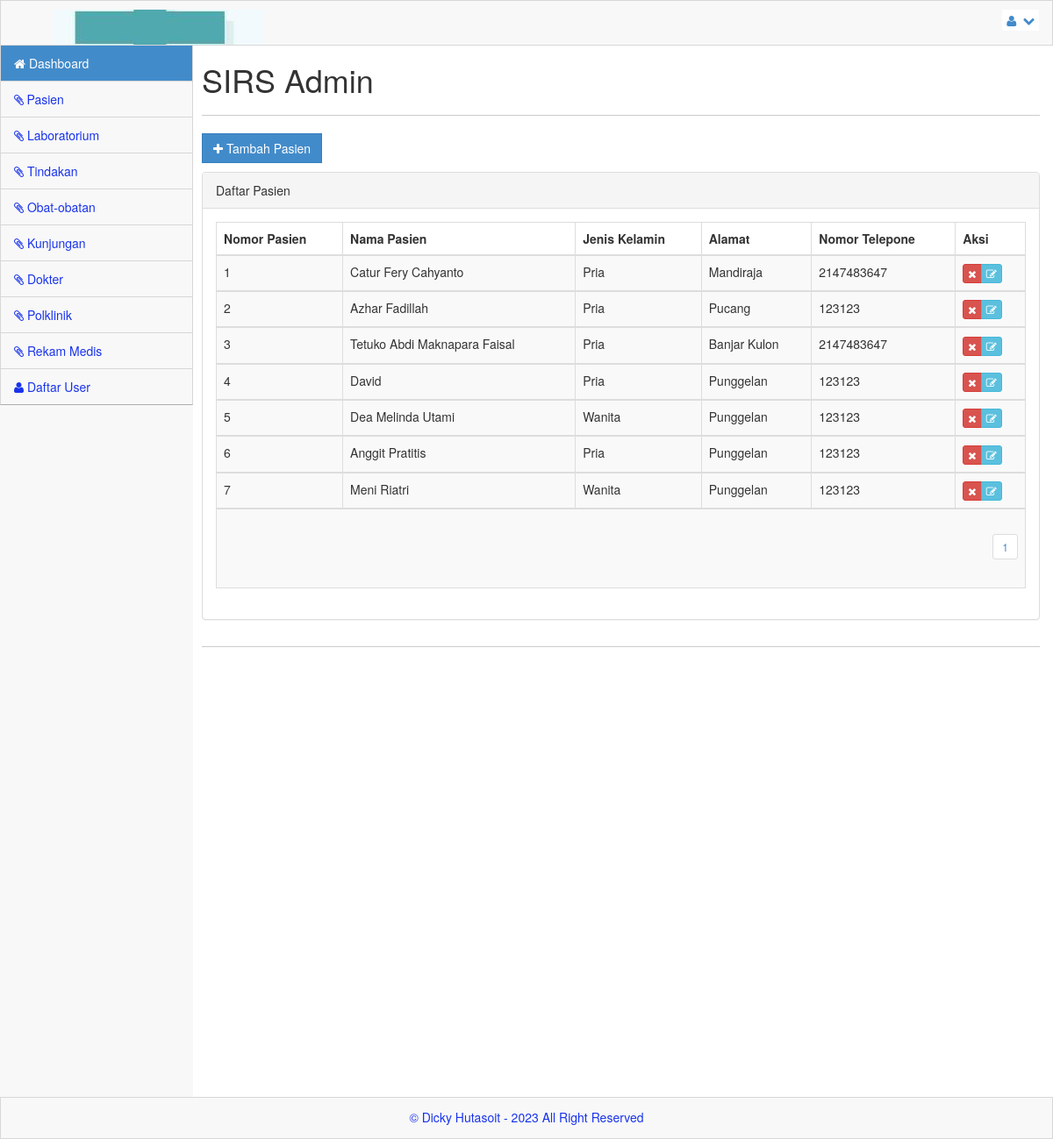
Screenshot of /admin/index.php?menu=pasien (signed in) with the database file from the repository.
### tables this page shows
CREATE TABLE `pasien` (
  `no_pasien` int(11) NOT NULL AUTO_INCREMENT,
  `nm_pasien` varchar(300) NOT NULL,
  `j_kel` varchar(100) NOT NULL,
  `agama` varchar(100) NOT NULL,
  `alamat` varchar(300) NOT NULL,
  `tgl_lhr` date NOT NULL,
  `usia` int(3) NOT NULL,
  `no_tlp` int(14) NOT NULL,
  `nm_kk` varchar(300) NOT NULL,
  `hub_kel` varchar(100) NOT NULL,
  PRIMARY KEY (`no_pasien`)
);

### admin/pasien.php (the view, shortened to what this page needs)
<?php
include_once("../library/koneksi.php");
$row = 20;
$hal = isset($_GET['hal']) ? $_GET['hal'] : 0;
$pageSql = "SELECT * FROM pasien";
$pageQry = mysqli_query($server, $pageSql);
$jml = mysqli_num_rows($pageQry);
$max = ceil($jml / $row);
?>
<a href="?menu=tambah_pasien" class="btn btn-primary btn-rect"><i class='icon icon-white icon-plus'></i> Tambah Pasien</a>
<p>
<div class="panel panel-default">
    <div class="panel-heading">
        Daftar Pasien
    </div>
    <div class="panel-body">
        <div class="table-responsive">
            <table class="table table-striped table-bordered table-hover">
                <thead>
                    <tr>
                        <th>Nomor Pasien</th>
                        <th>Nama Pasien</th>
                        <th>Jenis Kelamin</th>
                        <th>Alamat</th>
                        <th>Nomor Telepone</th>
                        <th>Aksi</th>
                    </tr>
                </thead>
                <?php
                $pasienSql = "SELECT * FROM pasien ORDER BY no_pasien DESC LIMIT $hal, $row";
                $pasienQry = mysqli_query($server, $pasienSql);
                $nomor = 0;
                while ($pasien = mysqli_fetch_array($pasienQry)) {
                    $nomor++;
                ?>
                    <tbody>
                        <tr>
                            <td><?php echo $nomor; ?></td>
                            <td><?php echo $pasien['nm_pasien']; ?></td>
                            <td><?php echo $pasien['j_kel']; ?></td>
                            <td><?php echo $pasien['alamat']; ?></td>
                            <td><?php echo $pasien['no_tlp']; ?></td>
                            <td>
                                <div class='btn-group'>
                                    <a href="?menu=hapus_pasien&aksi=hapus&nmr=<?php echo $pasien['no_pasien']; ?>" class="btn btn-xs btn-danger tipsy-kiri-atas" title="Hapus Data Ini" onclick="return confirm('ANDA YAKIN AKAN MENGHAPUS DATA PENTING INI ... ?')"><i class="icon-remove icon-white"></i></a>
                                    <a href="?menu=edit_pasien&aksi=edit&nmr=<?php echo $pasien['no_pasien']; ?>" class="btn btn-xs btn-info tipsy-kiri-atas" title='Edit Data ini'> <i class="icon-edit icon-white"></i> </a>
                                </div>
                            </td>
                        </tr>
                    </tbody>
                <?php } ?>
                <tr>
                    <td colspan="6" align="right">
                        <?php
                        for ($h = 1; $h <= $max; $h++) {
                            $list[$h] = $row * $h - $row;
                            echo "<ul class='pagination pagination-sm'><li><a href='?menu=pasien&hal=$list[$h]'>$h</a></li></ul>";
                        }
                        ?>
                    </td>
                </tr>
            </table>
        </div>
    </div>
</div>

### admin/index.php (shortened to what this page needs)
<?php
if($_SESSION["user"]!="" && $_SESSION["pass"]!=""){
?>
<!DOCTYPE html>
<html lang="en">
<head>
    <link rel="stylesheet" href="../css/bootstrap.css" />
    <link rel="stylesheet" href="../css/main.css" />
    <link rel="stylesheet" href="../css/theme.css" />
    <link rel="stylesheet" href="../css/MoneAdmin.css" />
    <link rel="stylesheet" href="../css/font-awesome.css" />
	<link rel="stylesheet" href="../css/datepicker.css" />
</head>
<body class="padTop53">
	<div id="wrap">
		 <?php include_once("menu_atas.php");?>
		 <?php include_once("menu_admin.php");?>
	</div>
		 <?php include_once("footer.php");?>
</body>
<?php
}else{
	header("Location:../index.php");
}
?>

### admin/menu_atas.php (shortened to what this page needs)
<div id="top">
			<nav class="navbar navbar-inverse navbar-fixed-top " style="padding-top: 10px;">
                <header class="navbar-header">
                    <a href="index.php" class="navbar-brand">
                    <img src="../img/logo.png" alt="" /></a>
                </header>
                <ul class="nav navbar-top-links navbar-right">
                    <li class="dropdown">
                        <a class="dropdown-toggle" data-toggle="dropdown" href="#">
                            <i class="icon-user "></i>&nbsp; <i class="icon-chevron-down "></i>
                        </a>
                    </li>
                </ul>
            </nav>
		</div>

### admin/menu_admin.php (shortened to what this page needs)
     <div id="left">
          <ul id="menu" class="collapse">
              <li class="panel active"><a href="index.php"><i class="icon-home"></i> Dashboard</a></li>
              <li><a href="?menu=pasien"><i class="icon-paper-clip"> </i> Pasien</a></li>
              <li><a href="?menu=laborat"><i class="icon-paper-clip"></i> Laboratorium</a></li>
              <li><a href="?menu=tindakan"><i class="icon-paper-clip"></i> Tindakan</a></li>
              <li><a href="?menu=obat"><i class="icon-paper-clip"></i> Obat-obatan</a></li>
              <li><a href="?menu=kunjungan"><i class="icon-paper-clip"></i> Kunjungan</a></li>
              <li><a href="?menu=dokter"><i class="icon-paper-clip"></i> Dokter</a></li>
              <li><a href="?menu=poliklinik"><i class="icon-paper-clip"></i> Polklinik</a></li>
              <li><a href="?menu=rekam"><i class="icon-paper-clip"></i> Rekam Medis</a></li>
              <li><a href="?menu=user"><i class="icon-user "></i> Daftar User</a></li>
          </ul>
      </div>
<div id="content">
          <div class="inner">
              <div class="row">
                  <div class="col-lg-12">
				<h1>SIRS Admin</h1>
                  </div>
              </div>
              <hr/>
               <div class="row">
                  <div class="col-lg-12">
				<?php
				if($_GET["menu"]){
					include_once("load.php");
				}
				?>
			</div>
              </div>
              <hr />
          </div>
      </div>

### admin/load.php
<?php
if($_GET["menu"]){
	include_once($_GET["menu"].".php");
}
?>

### admin/footer.php
<div id="footer">
        <p>&copy;  Dicky Hutasoit - <?php echo date("Y");?> All Right Reserved </p>
</div>

### css/main.css (style rules this page uses)
#wrap { margin: 0 auto; }
#footer { height: 48px; background-color: #222222; }
@media (min-width: 768px) { html, body { height: 100%; } }
@media (min-width: 768px) { #wrap { height: auto !important; height: 100%; min-height: 100%; padding: 0 0 48px; margin-bottom: -48px; } }
body.padTop53 { padding-top: 75px; overflow: visible; }
@media (min-width: 802px) { body.padTop53 { padding-top: 51px; } }
#wrap:before, #top:before, .head:before, #footer:before, #wrap:after, #top:after, .head:after, #footer:after { display: table; content: " "; }
#wrap:after, #top:after, .head:after, #footer:after { clear: both; }
#wrap { background-color: #f8f8f8; }
@media (min-width: 768px) { #left { position: relative; float: left; width: 100px; } }
@media (min-width: 768px) { #content { margin-left: 100px; } }
@media (min-width: 768px) { #left { margin-bottom: -10px; } }
@media (min-width: 992px) { #left { width: 220px; } }
@media (min-width: 992px) { #content { margin-left: 220px; } }
#top .navbar { margin-bottom: 0; border:1px solid rgb(216, 215, 215); background-color:#f8f8f8; }
#top .navbar-brand { padding: 0; }
#menu { position: relative; overflow: hidden; border-right:1px solid rgb(216, 215, 215); border-left:1px solid rgb(216, 215, 215); background-color:#f8f8f8; border-bottom: 1px solid rgba(0, 0, 0, 0.3); -webkit-box-shadow: 0 1px 0 rgba(255, 255, 255, 0.05); box-shadow: 0 1px 0 rgba(255, 255, 255, 0.05); }
#menu, #menu ul { padding: 0; margin: 0; list-style: none; }
@media (min-width: 768px) { #menu.collapse { display: inherit !important; } }
#menu > li { position: relative; display: block; margin: 0; border-width: 0; border-radius: 0; }
#menu > li > a { position: relative; display: block; padding: 10px 15px; color: #1933EC; border-top:1px solid rgb(216, 215, 215); }
#menu > li.active > a { color: #fff; background-color: #428bca; }
#menu > li.panel { background-color: transparent; }
#menu li > a { text-decoration: none; }
#menu > li.active > a { position: relative; }
@media (min-width: 768px) { .mini-sidebar #menu > li > a, #menu > li > a { text-align: center; } }
@media (min-width: 768px) { .mini-sidebar #menu > li > a > i, #menu > li > a > i { display: block; font-size: 20px; } }
@media (min-width: 768px) { #menu:after, .mini-sidebar #menu:after { position: absolute; top: 0; right: 0; bottom: 0; left: 0; display: block; width: 0; -webkit-box-shadow: 97px 1px 5px 2px rgba(0, 0, 0, 0.6); box-shadow: 97px 1px 5px 2px rgba(0, 0, 0, 0.6); } }
@media (min-width: 992px) { #menu > li > a { text-align: left; } }
@media (min-width: 992px) { #menu > li > a > i { display: inline; font-size: 14px; } }
@media (min-width: 992px) { #menu:after { -webkit-box-shadow: 217px 1px 5px 2px rgba(0, 0, 0, 0.6); box-shadow: 217px 1px 5px 2px rgba(0, 0, 0, 0.6); } }
#content { -webkit-transition: margin 0.4s; transition: margin 0.4s; }
.inner { position: relative; min-height: 1px; padding-right: 15px; padding-left: 10px; background: #fff; border: 0px solid #e4e4e4; min-height:1200px; }
@media (min-width: 768px) { .inner { float: left; width: 100%; } }
.inner .row { margin-right: -15px; margin-left: -15px; }
#footer { margin: 0 auto; color: #1933EC; background-color:#f8f8f8; border:1px solid rgb(216, 215, 215); }
#footer p { padding: 12px 0 0; text-align: center; }
.btn-rect { border-radius: 0 !important; }
.inner hr { margin-top: 10px; border-top-color: #ccc; }

### css/MoneAdmin.css (style rules this page uses)
body { background-color: #f8f8f8; }
.navbar-top-links li { display: inline-block; }
.navbar-top-links li:last-child { margin-right: 15px; }
.navbar-top-links li a { padding: 15px; padding:2px 5px 2px 5px; background-color:white; }

### rows the page displays
pasien: nm_pasien "Catur Fery Cahyanto", j_kel "Pria", alamat "Mandiraja", no_tlp "2147483647"
pasien: nm_pasien "Azhar Fadillah", j_kel "Pria", alamat "Pucang", no_tlp "123123"
pasien: nm_pasien "Tetuko Abdi Maknapara Faisal", j_kel "Pria", alamat "Banjar Kulon", no_tlp "2147483647"
pasien: nm_pasien "David", j_kel "Pria", alamat "Punggelan", no_tlp "123123"
pasien: nm_pasien "Dea Melinda Utami", j_kel "Wanita", alamat "Punggelan", no_tlp "123123"
pasien: nm_pasien "Anggit Pratitis", j_kel "Pria", alamat "Punggelan", no_tlp "123123"
pasien: nm_pasien "Meni Riatri", j_kel "Wanita", alamat "Punggelan", no_tlp "123123"
